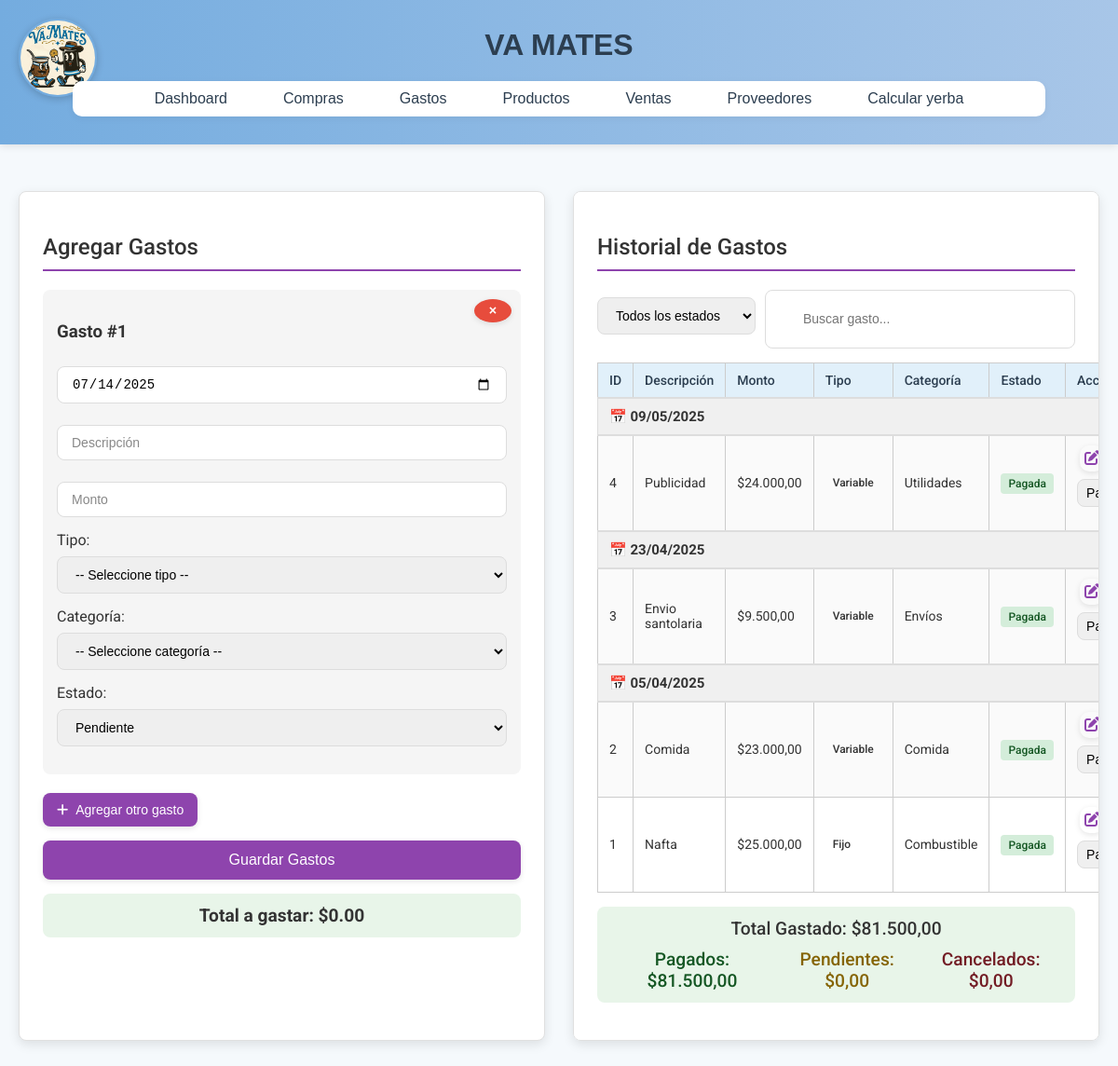
The page /gastos/index.php?alert=error on the database its author committed.
### tables this page shows
CREATE TABLE `gastos` (
  `id` int(11) NOT NULL,
  `descripcion` varchar(255) NOT NULL,
  `monto` decimal(10,2) NOT NULL,
  `fecha` date NOT NULL,
  `tipo` enum('Fijo','Variable') NOT NULL,
  `categoria` enum('Servicios','Transporte','Comida','Boludeces','Utilidades','Envíos','Combustible','Devoluciones','Educacion') NOT NULL,
  `estado` enum('pendiente','pagada','cancelada') NOT NULL DEFAULT 'pagada'
);

### gastos/index.php (the view, shortened to what this page needs)
<?php include '../includes/header.php'; ?>
<head>
    <link rel="stylesheet" href="/vamates3/assets/css/styles.css">
    <link rel="stylesheet" href="https://cdnjs.cloudflare.com/ajax/libs/font-awesome/6.4.0/css/all.min.css">
</head>
<div class="container">
    <div class="column left">
        <h2>Agregar Gastos</h2>
        <form id="formGastos" action="add_gastos.php" method="post">
            <div id="gastosContainer">
            </div>
            <button type="button" class="btn-agregar" onclick="agregarFormularioGasto()">
                <i class="fas fa-plus"></i> Agregar otro gasto
            </button>
            <input class="btn-submit" type="submit" value="Guardar Gastos">
        </form>
        <div class="gasto-form hidden" id="plantillaGasto">
            <button type="button" class="btn-eliminar-form" onclick="eliminarFormularioGasto(this)">×</button>
            <h3>Gasto #<span class="gasto-numero">1</span></h3>
            <input class="control" type="date" name="fecha[]" required>
            <input class="control" type="text" name="descripcion[]" placeholder="Descripción" required>
            <input class="control monto-input" type="number" step="0.01" name="monto[]" placeholder="Monto" min = "1" required>
            <label for="tipo">Tipo:</label>
            <select name="tipo[]" class="control" required>
                <option value="" disabled selected>-- Seleccione tipo --</option>
            </select>
            <label for="categoria">Categoría:</label>
            <select name="categoria[]" class="control" required>
                <option value="" disabled selected>-- Seleccione categoría --</option>
            </select>
            <label for="estado">Estado:</label>
            <select name="estado[]" class="control" required>
                <option value="pendiente" selected>Pendiente</option>
            </select>
        </div>
        <div class="total-display">
            <strong>Total a gastar: $<span id="totalGastos">0.00</span></strong>
        </div>
    </div>
    <div class="column right">
        <h2>Historial de Gastos</h2>
        <div style="display: flex; gap: 10px; margin-bottom: 15px;">
            <select id="filtroEstado" class="control" onchange="filtrarGastos()" style="flex: 1;">
                <option value="">Todos los estados</option>
            </select>
            <input type="text" id="buscarGasto" class="search-input" placeholder="Buscar gasto..." onkeyup="filtrarGastos()" style="flex: 2;">
        </div>
        <table id="tablaGastos">
            <thead>
                <tr>
                    <th>ID</th>
                    <th>Descripción</th>
                    <th>Monto</th>
                    <th>Tipo</th>
                    <th>Categoría</th>
                    <th>Estado</th>
                    <th>Acciones</th>
                </tr>
            </thead>
            <tbody>
                <?php
                include '../config/config.php';
                $sql = "SELECT * FROM gastos ORDER BY fecha DESC, id DESC";
                $result = $conn->query($sql);
                $fechaActual = '';
                $numeroColumnas = 7;
                $totalGastado = 0;
                $totalPagado = 0;
                $totalPendiente = 0;
                $totalCancelado = 0;
                while($gasto = $result->fetch_assoc()):
                    $fechaGasto = $gasto['fecha'];
                    $claseEstado = "estado-" . $gasto['estado'];
                    $claseTipo = "badge-" . $gasto['tipo'];
                    if ($gasto['estado'] == 'pagada') {
                        $totalPagado += $gasto['monto'];
                    } elseif ($gasto['estado'] == 'pendiente') {
                        $totalPendiente += $gasto['monto'];
                    } elseif ($gasto['estado'] == 'cancelada') {
                        $totalCancelado += $gasto['monto'];
                    }
                    $totalGastado += $gasto['monto'];
                    if ($fechaActual !== $fechaGasto) {
                        $fechaActual = $fechaGasto;
                        $fechaFormateada = date('d/m/Y', strtotime($fechaGasto));
                        echo "<tr class='fecha-header'>
                                <td colspan='{$numeroColumnas}'>📅 {$fechaFormateada}</td>
                            </tr>";
                    }
                ?>
                <tr id="fila-gasto-<?= $gasto['id'] ?>" class="gasto-row" data-estado="<?= $gasto['estado'] ?>" data-categoria="<?= $gasto['categoria'] ?>" data-tipo="<?= $gasto['tipo'] ?>">
                    <td><?= $gasto['id'] ?></td>
                    <td><?= htmlspecialchars($gasto['descripcion']) ?></td>
                    <td>$<?= number_format($gasto['monto'], 2, ',', '.') ?></td>
                    <td>
                        <span class="badge <?= $claseTipo ?>">
                            <?= ucfirst($gasto['tipo']) ?>
                        </span>
                    </td>
                    <td><?= ucfirst($gasto['categoria']) ?></td>
                    <td>
                        <span class="estado-badge <?= $claseEstado ?>">
                            <?= ucfirst($gasto['estado']) ?>
                        </span>
                    </td>
                    <td>
                        <button class="btn-action btn-edit" onclick="editarGasto(<?= $gasto['id'] ?>)">
                            <i class="fas fa-edit"></i>
                        </button>
                        <select onchange="cambiarEstado(<?= $gasto['id'] ?>, this.value)"
                                class="control" style="width: auto; padding: 5px;">
                            <option value="pagada" <?= $gasto['estado'] == 'pagada' ? 'selected' : '' ?>>Pagada</option>
                        </select>
                    </td>
                </tr>
                <?php endwhile; ?>
            </tbody>
        </table>
        <div class="total-display">
            <div>Total Gastado: $<?= number_format($totalGastado, 2, ',', '.') ?></div>
            <div style="display: flex; justify-content: space-between; margin-top: 10px;">
                <span style="color: #155724;">Pagados: $<?= number_format($totalPagado, 2, ',', '.') ?></span>
                <span style="color: #856404;">Pendientes: $<?= number_format($totalPendiente, 2, ',', '.') ?></span>
                <span style="color: #721c24;">Cancelados: $<?= number_format($totalCancelado, 2, ',', '.') ?></span>
            </div>
        </div>
    </div>
</div>

### assets/css/styles.css (style rules this page uses)
body { font-family: 'Quicksand', sans-serif; margin: 0; padding: 0; background-color: #f5f9fc; color: #333; }
.container { display: flex; flex-wrap: wrap; margin: 30px auto; padding: 10px; max-width: 1600px; gap: 20px; }
.column { flex: 1; padding: 30px; background-color: #fff; border-radius: 12px; box-shadow: 0 4px 12px rgba(0,0,0,0.05); min-width: 400px; }
.column.left { border-right: none; }
table { width: 100%; border-collapse: collapse; margin-top: 15px; font-size: 0.95rem; border: 1px solid #ddd; }
table th, table td { padding: 10px 12px; border: 1px solid #ccc; }
table th { background-color: #e1f0fa; text-align: left; color: #2c3e50; }
.control::placeholder { color: #888; }
button, .btn-agregar, .btn-delete, .btn-submit, .btn-tema { padding: 10px 20px; font-size: 0.9rem; border: none; border-radius: 10px; cursor: pointer; transition: all 0.3s ease; background-color: #74acdf; color: #fff; box-shadow: 0 2px 6px rgba(0,0,0,0.1); }
.btn-submit { background-color: #3498db; }

### gastos/index.php (style rules this page uses)
:root { --primary-color: #8e44ad; --secondary-color: #9b59b6; --danger-color: #e74c3c; --warning-color: #f39c12; --success-color: #2ecc71; --light-color: #f5f5f5; --dark-color: #333; --border-radius: 8px; --box-shadow: 0 4px 12px rgba(0, 0, 0, 0.1); }
.container { display: flex; gap: 30px; padding: 20px; font-family: 'Roboto', sans-serif; }
.hidden { display: none; }
.column.left, .column.right { flex: 1; background: #fff; border: 1px solid #e0e0e0; border-radius: var(--border-radius); padding: 25px; box-shadow: var(--box-shadow); max-height: 90vh; overflow-y: auto; }
h2 { color: var(--dark-color); margin-bottom: 20px; font-weight: 500; border-bottom: 2px solid var(--primary-color); padding-bottom: 10px; }
.control { width: 100%; padding: 10px 15px; margin: 8px 0 15px; border: 1px solid #ddd; border-radius: var(--border-radius); box-sizing: border-box; font-size: 14px; transition: border-color 0.3s; }
.btn-submit { background-color: var(--primary-color); color: white; border: none; padding: 12px 20px; border-radius: var(--border-radius); cursor: pointer; font-size: 16px; font-weight: 500; transition: background-color 0.3s; width: 100%; }
.btn-agregar { background-color: var(--primary-color); color: white; border: none; padding: 10px 15px; border-radius: var(--border-radius); cursor: pointer; font-size: 14px; display: inline-flex; align-items: center; gap: 8px; margin-bottom: 15px; }
table { width: 100%; border-collapse: collapse; margin-top: 15px; font-size: 14px; }
th, td { border: 1px solid #e0e0e0; padding: 12px; text-align: left; }
th { background-color: var(--primary-color); color: white; font-weight: 500; position: sticky; top: 0; }
tr:nth-child(even) { background-color: #fafafa; }
.search-input { width: 100%; padding: 10px 15px 10px 40px; font-size: 14px; border-radius: var(--border-radius); border: 1px solid #ddd; box-sizing: border-box; transition: all 0.3s; }
.total-display { font-size: 1.2em; font-weight: 500; margin: 15px 0; padding: 12px; background-color: #e8f5e9; border-radius: var(--border-radius); text-align: center; }
.btn-action { background: none; border: none; cursor: pointer; padding: 5px; margin: 0 3px; font-size: 16px; transition: transform 0.2s; }
.btn-edit { color: var(--primary-color); }
.badge { display: inline-block; padding: 3px 8px; border-radius: 12px; font-size: 12px; font-weight: 500; }
.fecha-header { background-color: #f0f0f0 !important; color: #333 !important; font-weight: bold !important; font-size: 15px !important; text-align: center !important; padding: 15px !important; border: none !important; border-top: 2px solid #ddd !important; border-bottom: 2px solid #ddd !important; }
.fecha-header td { border: none !important; background-color: #f0f0f0 !important; color: #333 !important; font-weight: bold !important; }
.estado-badge { padding: 4px 8px; border-radius: 4px; font-size: 12px; font-weight: 500; }
.estado-pagada { background-color: #d4edda; color: #155724; }
.gasto-form { margin-bottom: 20px; padding: 15px; background: #f5f5f5; border-radius: var(--border-radius); position: relative; }
.btn-eliminar-form { position: absolute; top: 10px; right: 10px; background: var(--danger-color); color: white; border: none; border-radius: 50%; width: 25px; height: 25px; cursor: pointer; font-weight: bold; display: flex; align-items: center; justify-content: center; }

### rows shown on the page
gastos: fecha "09/05/2025", id "4", descripcion "Publicidad", monto "24.000,00", tipo "Variable", categoria "Utilidades", estado "Pagada", estado+id "Pagada"
gastos: fecha "23/04/2025", id "3", descripcion "Envio santolaria", monto "9.500,00", tipo "Variable", categoria "Envíos", estado "Pagada", estado+id "Pagada"
gastos: fecha "05/04/2025", id "2", descripcion "Comida", monto "23.000,00", tipo "Variable", categoria "Comida", estado "Pagada", estado+id "Pagada"
gastos: id "1", descripcion "Nafta", monto "25.000,00", tipo "Fijo", categoria "Combustible", estado "Pagada", estado+id "Pagada"

### other values the page prints
$totalGastado "81.500,00"
$totalPagado "81.500,00"
$totalPendiente "0,00"
$totalCancelado "0,00"
